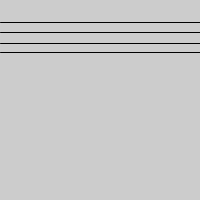
Frame 1 (no input)
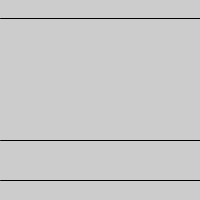
Frame 60 (the mouse pressed at the canvas centre just before this capture)
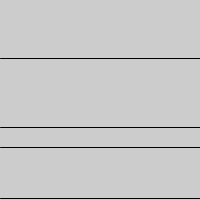
Frame 120 (the mouse held since frame 60 and released just before this capture)

The Processing sketch that drew these frames (run headless with seeded random() and noise(); from frame 60 on, the mouse is pressed at the canvas centre):

// Processing sketch: lines_CLass_
// ── lines_CLass_.pde
  
// Declare and construct two objects (h1, h2) from the class HLine 
HLine h1 = new HLine(20, 2.0); 
HLine h2 = new HLine(50, 2.5); 
HLine h3 = new HLine(40, 3.0); 
HLine h4 = new HLine(30, 2.5); 

 
void setup() 
{
  size(200, 200);
  frameRate(30);
}

void draw() { 
  background(204);
  h1.update(); 
  h2.update();  
  h3.update(); 
  h4.update(); 
} 
 
class HLine { 
  float ypos, speed; 
  HLine (float y, float s) {  
    ypos = y; 
    speed = s; 
  } 
  void update() { 
    ypos += speed; 
    if (ypos > height) { 
      ypos = 0; 
    } 
    line(0, ypos, width, ypos); 
  } 
} 
